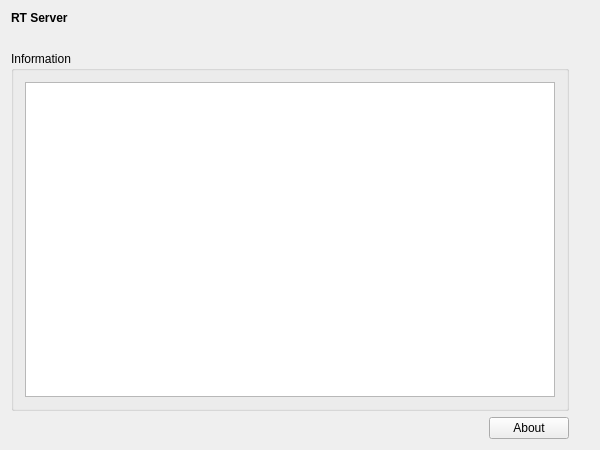
<?xml version="1.0" encoding="UTF-8"?>
<ui version="4.0">
 <class>MneRtClientRunClass</class>
 <widget class="QWidget" name="MneRtClientRunClass">
  <property name="geometry">
   <rect>
    <x>0</x>
    <y>0</y>
    <width>600</width>
    <height>450</height>
   </rect>
  </property>
  <property name="windowTitle">
   <string>ECGRun</string>
  </property>
  <layout class="QVBoxLayout" name="verticalLayout">
   <item>
    <widget class="QLabel" name="m_qLabel_Headline">
     <property name="font">
      <font>
       <weight>75</weight>
       <bold>true</bold>
      </font>
     </property>
     <property name="text">
      <string>RT Server</string>
     </property>
    </widget>
   </item>
   <item>
    <spacer name="m_qVerticalSpacer_Headline">
     <property name="orientation">
      <enum>Qt::Vertical</enum>
     </property>
     <property name="sizeType">
      <enum>QSizePolicy::Fixed</enum>
     </property>
     <property name="sizeHint" stdset="0">
      <size>
       <width>20</width>
       <height>20</height>
      </size>
     </property>
    </spacer>
   </item>
   <item>
    <layout class="QGridLayout" name="m_qGridLayout_main">
     <item row="0" column="0" colspan="2">
      <widget class="QGroupBox" name="m_qGroupBox_Information">
       <property name="sizePolicy">
        <sizepolicy hsizetype="Preferred" vsizetype="Preferred">
         <horstretch>0</horstretch>
         <verstretch>0</verstretch>
        </sizepolicy>
       </property>
       <property name="title">
        <string>Information</string>
       </property>
       <layout class="QGridLayout" name="gridLayout">
        <item row="0" column="0">
         <widget class="QTextBrowser" name="m_qTextBrowser_Information"/>
        </item>
       </layout>
      </widget>
     </item>
     <item row="1" column="0">
      <spacer name="m_qHorizontalSpacer_About">
       <property name="orientation">
        <enum>Qt::Horizontal</enum>
       </property>
       <property name="sizeHint" stdset="0">
        <size>
         <width>40</width>
         <height>20</height>
        </size>
       </property>
      </spacer>
     </item>
     <item row="1" column="1">
      <widget class="QPushButton" name="m_qPushButton_About">
       <property name="text">
        <string>About</string>
       </property>
      </widget>
     </item>
     <item row="0" column="2">
      <spacer name="m_qVerticalSpacer_Bottom">
       <property name="orientation">
        <enum>Qt::Vertical</enum>
       </property>
       <property name="sizeHint" stdset="0">
        <size>
         <width>20</width>
         <height>142</height>
        </size>
       </property>
      </spacer>
     </item>
    </layout>
   </item>
  </layout>
 </widget>
 <layoutdefault spacing="6" margin="11"/>
 <resources/>
 <connections/>
</ui>
